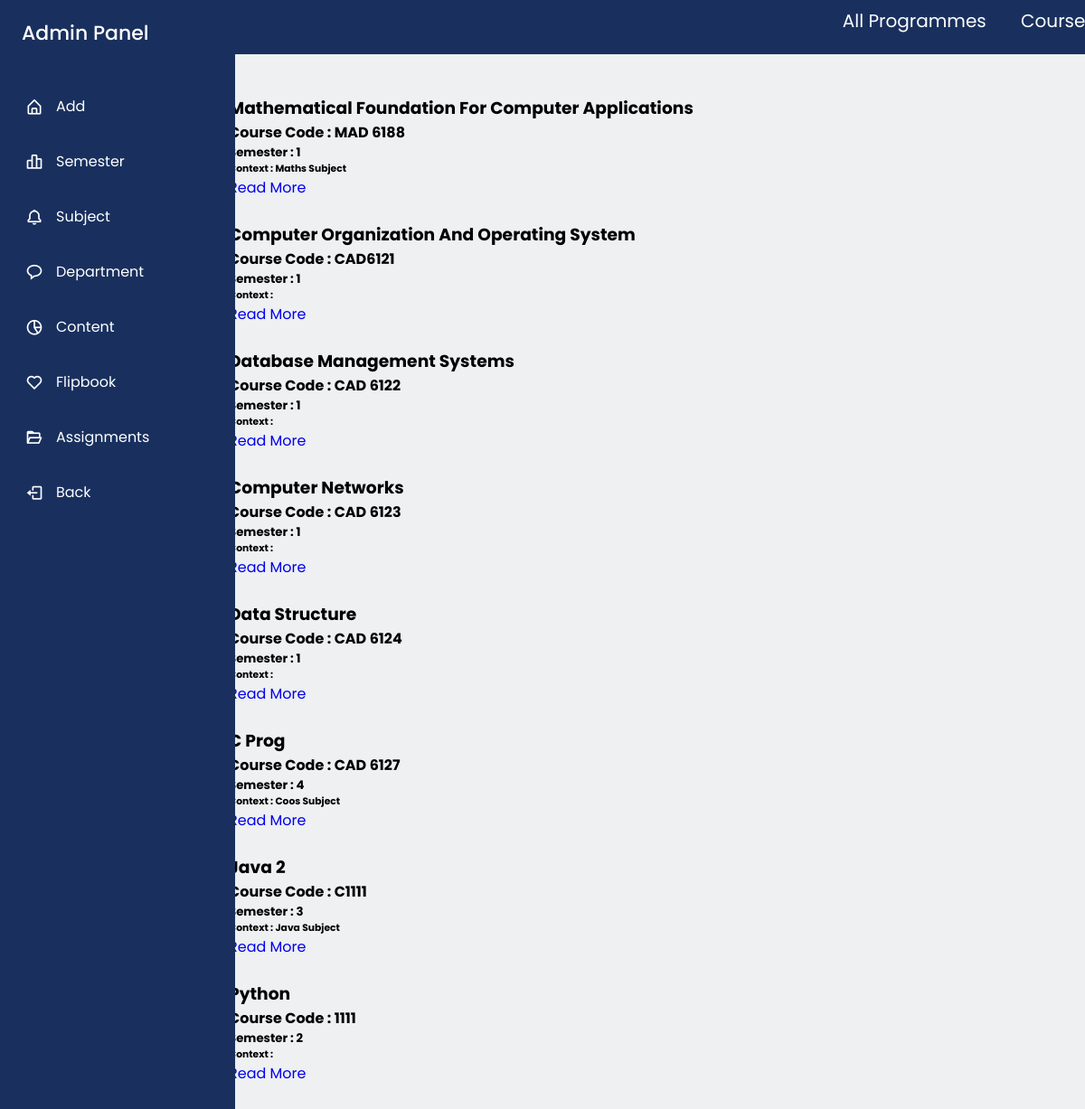
Screenshot of /sem1.php?department=MCA with the database file from the repository.
### tables this page shows
CREATE TABLE `subject` (
  `id` int(11) NOT NULL,
  `name` varchar(255) NOT NULL,
  `course_code` varchar(255) DEFAULT NULL,
  `description` text DEFAULT NULL,
  `semester` int(10) DEFAULT NULL,
  `created_date` timestamp NOT NULL DEFAULT current_timestamp(),
  `department` varchar(255) DEFAULT NULL,
  `session` varchar(255) DEFAULT NULL,
  `video_content` varchar(255) DEFAULT NULL,
  `flip_book` varchar(255) DEFAULT NULL,
  `assessment` varchar(255) DEFAULT NULL,
  `subject_image` varchar(255) NOT NULL
);

### sem1.php (the view, shortened to what this page needs)
<!DOCTYPE html>
<html lang="en">
  <head>
    <link rel="stylesheet" href="https://cdnjs.cloudflare.com/ajax/libs/font-awesome/4.7.0/css/font-awesome.min.css">
<link rel="stylesheet" href="https://cdnjs.cloudflare.com/ajax/libs/font-awesome/5.15.2/css/all.min.css"/>
    <link rel="stylesheet" href="ad1_dashboard.css" />
    <link rel="stylesheet" href="sem1.css" />
    <link
      href="https://unpkg.com/boxicons@2.1.2/css/boxicons.min.css"
      rel="stylesheet"
    />
  </head>
  <body>
    <nav>
      <div class="logo">
        <span class="logo-name">Admin</span>
      </div>
      <div style="position:absolute; left:700px; top:-12px;">
      <div class="topbar">
      <ul>
            <li><a href="zdashboard.html">All Programmes</a></li>
            <li>
                <a href="#">Courses
                </a>
            </li>
        </ul>
</div>
</div>
      <div class="sidebar">
        <div class="logo">
          <span class="logo-name">Admin Panel</span>
        </div>
        <div class="sidebar-content">
          <ul class="lists">
            <li class="list">
              <a href="add_register1.php" class="nav-link">
                <i class="bx bx-home-alt icon"></i>
                <span class="link">Add</span>
              </a>
            </li>
            <li class="list">
              <a href="#" class="nav-link">
                <i class="bx bx-bar-chart-alt-2 icon"></i>
                <span class="link">Semester</span>
              </a>
            </li>
            <li class="list">
              <a href="#" class="nav-link">
                <i class="bx bx-bell icon"></i>
                <span class="link">Subject</span>
              </a>
            </li>
            <li class="list">
              <a href="#" class="nav-link">
                <i class="bx bx-message-rounded icon"></i>
                <span class="link">Department</span>
              </a>
            </li>
            <li class="list">
              <a href="#" class="nav-link">
                <i class="bx bx-pie-chart-alt-2 icon"></i>
                <span class="link">Content</span>
              </a>
            </li>
            <li class="list">
              <a href="#" class="nav-link">
                <i class="bx bx-heart icon"></i>
                <span class="link">Flipbook</span>
              </a>
            </li>
            <li class="list">
              <a href="#" class="nav-link">
                <i class="bx bx-folder-open icon"></i>
                <span class="link">Assignments</span>
              </a>
            </li>
            <li class="list">
              <a href="ad1_dashboard.php" class="nav-link">
                <i class="bx bx-log-out icon"></i>
                <span class="link">Back</span>
              </a>
            </li>
          </ul>
          </div>
        </div>
    </nav>
    <div class="container">
    <div class='box-container'>
        <?php
            $conn = mysqli_connect("localhost","root","","creslms");
            $dep = $_GET['department'];
            $query="SELECT * FROM subject WHERE department='$dep'";
            $result = mysqli_query($conn, $query);
            if (mysqli_num_rows($result) > 0)
            {
            $count=0;
                    while($row = mysqli_fetch_assoc($result))
                    {
                        $count++;
                        $subjectId = $row['id'];
                        $subject = $row['name'];
                        $courseCode = $row['course_code'];
                        $description = $row['description'];
                        $semester = $row['semester'];
                     echo"
                                <div class='box'>
                                    <img src='image/icon-$count.png' alt=''>";
                                    echo "<h3>$subject</h3>";
                                     echo "<h4> Course Code : $courseCode</h4>";
                                      echo "<h5> Semester : $semester</h5>";
                                      echo "<h6>Context : $description</h6>";
                                      echo "<a href='sub_description.php?subject_id=$subjectId'  class='btn'>read more</a>
                                </div>
                             ";
                    }
            }
            else{
                echo "<h4> no record found </4>";
            }
        ?>
    </div>
  </body>
</html>

### ad1_dashboard.css (style rules this page uses)
* { margin: 0; padding: 0; box-sizing: border-box; font-family: 'Poppins', sans-serif; }
body { min-height: 100%; background: #eef0f1; }
nav { position: fixed; top: 0; left: 0; height: 60px; width: 100%; display: flex; align-items: center; background: #19305e; box-shadow: 0 0 1px rgba(0, 0, 0, 0.1); }
nav .logo { display: flex; align-items: center; margin: 0 24px; }
.logo .logo-name { color: white; font-size: 22px; font-weight: 500; }
nav .sidebar { position: fixed; top: 0; height: 100%; width: 260px; padding: 20px 0; background-color: #19305e; box-shadow: 0 5px 1px rgba(0, 0, 0, 0.1); transition: all 0.4s ease; }
.sidebar .sidebar-content { display: flex; height: 100%; width: min-content; flex-direction: column; justify-content: space-between; padding: 30px 16px; }
.sidebar-content .list { list-style: none; }
.list .nav-link { display: flex; align-items: center; margin: 8px 0; padding: 14px 12px; border-radius: 8px; text-decoration: none; }
.nav-link .icon { margin-right: 14px; font-size: 20px; color: white; }
.nav-link .link { font-size: 16px; color: white; font-weight: 400; }
.topbar ul { float: right; margin-right: -550px; }
.topbar ul li { display: inline-block; }
.topbar ul li a { color: white; display: block; padding: 0 17px; line-height: 70px; font-size: 20px; background: #19305e; transition: 0.5s; }

### sem1.css (style rules this page uses)
* { font-family: 'Poppins', sans-serif; margin: 0; padding: 0; box-sizing: border-box; outline: none; border: none; text-decoration: none; text-transform: capitalize; transition: 0.2s linear; }
.container { padding: 80px 9%; padding-right: 0px; margin-right: 0px; padding-bottom: 100px; margin-left: 125px; }
body { font-family: arial; }
.box-container { display: block; box-sizing: border-box; margin-left: 20px; margin-right: 0px; padding: 0px; }

### rows the page displays
subject: name "Mathematical Foundation For Computer Applications", course_code "MAD 6188", semester "1", description "Maths Subject"
subject: name "Computer Organization And Operating System", course_code "CAD6121", semester "1"
subject: name "Database Management Systems", course_code "CAD 6122", semester "1"
subject: name "Computer Networks", course_code "CAD 6123", semester "1"
subject: name "Data Structure", course_code "CAD 6124", semester "1"
subject: name "C Prog", course_code "CAD 6127", semester "4", description "Coos Subject"
subject: name "Java 2", course_code "C1111", semester "3", description "Java Subject"
subject: name "Python", course_code "1111", semester "2"
